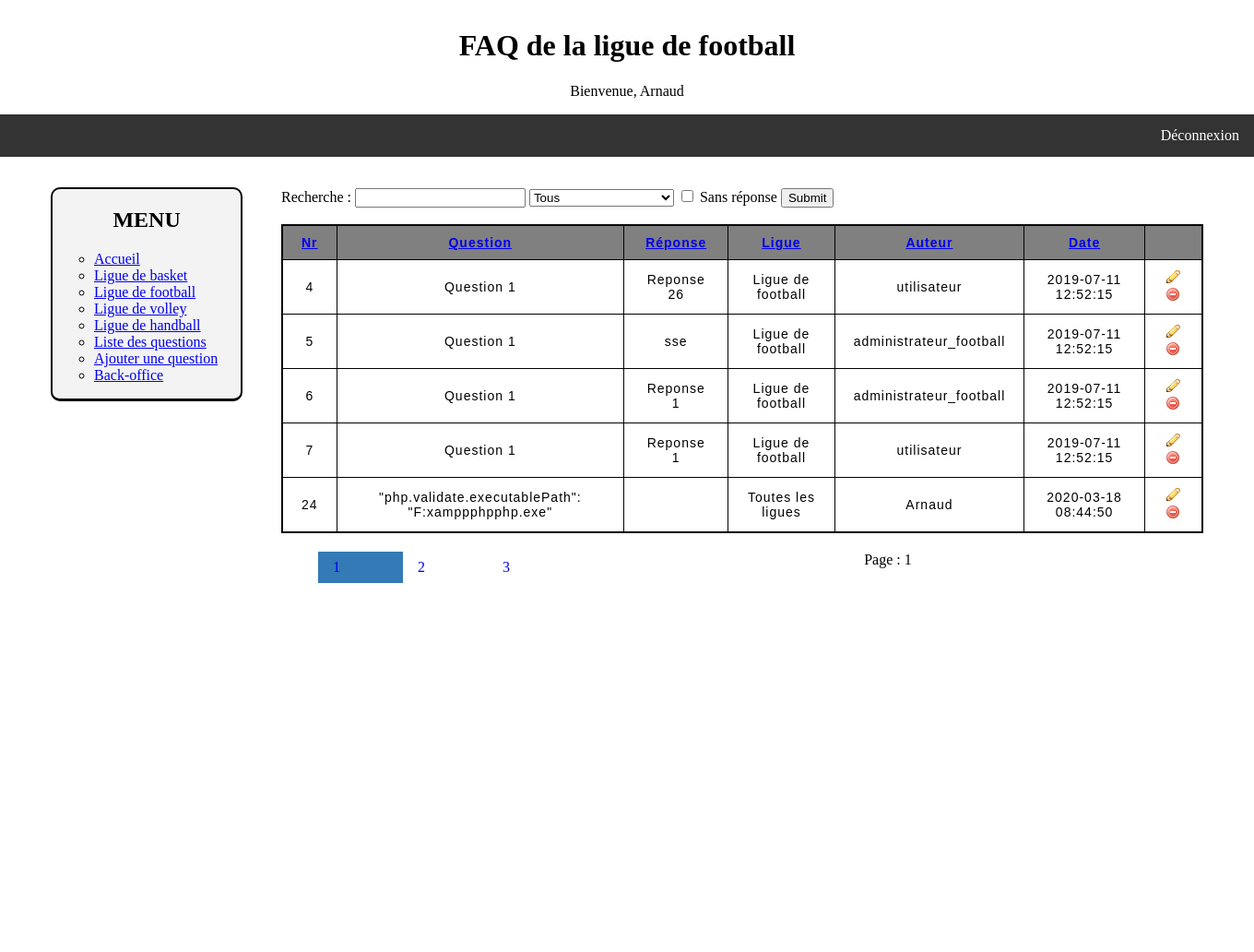
Page /faq.php (signed in) on the committed database.
### tables this page shows
CREATE TABLE `faq` (
  `id_faq` int(11) NOT NULL,
  `question` varchar(50) NOT NULL,
  `reponse` varchar(50) NOT NULL,
  `dat_question` datetime NOT NULL,
  `dat_reponse` datetime NOT NULL,
  `ID_user` int(11) NOT NULL
);

CREATE TABLE `ligue` (
  `ID_ligue` int(11) NOT NULL,
  `lib_ligue` varchar(50) NOT NULL
);

CREATE TABLE `user` (
  `ID_user` int(11) NOT NULL,
  `pseudo` varchar(50) NOT NULL,
  `mdp` varchar(255) NOT NULL,
  `mail` varchar(50) NOT NULL,
  `ID_usertype` int(11) NOT NULL,
  `ID_ligue` int(11) NOT NULL
);

### list.php (the view, shortened to what this page needs)
<?php
    $nbParPages = 5;
    if (isset($_SESSION['session_username'])) {
        try {
            $dbh = new PDO('mysql:host=localhost;dbname=m2l', 'root', '', array(PDO::MYSQL_ATTR_INIT_COMMAND => 'SET NAMES utf8'));
        }
        catch(Exception $e) {
            die('Erreur :'.$e->getMessage());
            echo '<p>marche pas</p>';
        }
        $sql = 'SELECT pseudo, ID_user FROM user';
        ?>
            <div id='recherche' style='margin-left: 250px;'>
                <form action='<?php echo $_SERVER['PHP_SELF']; ?>' method='get'>
                    Recherche :
                    <input type='text' name='recherche' <?php if (isset($_GET['recherche'])) { echo 'value='.$_GET['recherche']; } ?>>
                    <select name="triutilisateur">
                        <option value='tous'>Tous</option>
                    </select>
                    <input type='checkbox' name='sansreponse' id='sansreponse' <?php if (isset($_GET['sansreponse'])) { echo 'checked'; } ?> >
                    <label for='sansreponse'>Sans réponse</label>
                    <input type='submit'><br><br>
                </form>
            </div>
        <?php
        $parametres = explode("&",$_SERVER['QUERY_STRING']);
        unset($parametres[0]);
        $parametres = implode("&",$parametres);
        if (isset($_GET['pagenb'])) {
            $pagenb = $_GET['pagenb'];
        } else {
            $pagenb = 1;
        }
        $debut = ($pagenb-1) * $nbParPages;
        if ($_SESSION['session_idusertype'] == 3) {
            $sqlNbQuestion = 'SELECT count(*) FROM faq, user WHERE faq.ID_user = user.ID_user ';
        } else {
            $sqlNbQuestion = 'SELECT count(*) FROM faq , user, ligue WHERE faq.ID_user = user.ID_user AND user.ID_ligue = ligue.ID_ligue AND user.id_ligue = '.$_SESSION['session_idligue'].' ';
        }
        $sth = $dbh->prepare($sqlNbQuestion);
        $sth->execute(array());
        $nbQuestion = $sth->fetch(PDO::FETCH_ASSOC);
        $nbTotalPagesAfficher = ceil($nbQuestion['count(*)'] / $nbParPages);
        try {
            if (($_SESSION['session_idusertype'] == 3)) {
                $sql = 'SELECT id_faq, question, reponse, user.id_user, lib_ligue, pseudo, dat_question FROM faq, user, ligue WHERE faq.ID_user = user.ID_user AND user.ID_ligue = ligue.ID_ligue ';
            } else {
                $sql = 'SELECT id_faq, question, reponse, user.id_user, lib_ligue, pseudo, dat_question FROM faq, user, ligue where faq.id_user = user.id_user AND user.ID_ligue = ligue.ID_ligue AND user.id_ligue = '.$_SESSION['session_idligue'].' ';
            }
            $sql .= ' LIMIT '.$debut.', '.$nbParPages.'';
            $sth = $dbh->prepare($sql);
            $sth->execute(array());
            $rows = $sth->fetchAll(PDO::FETCH_ASSOC);
            if (count($rows) == 0) {
                echo '<p>Aucun résultats</p>';
            } else {
                ?>
                <tr>
                <th><a href='<?php echo '?pagenb=1'; if(isset($_GET['tri'])) { if($_GET['tri'] == 'nr') { echo '&tri=nrdesc'; } } else { echo '&tri=nr'; } if(isset($_GET['recherche'])) { echo '&recherche='.$_GET['recherche']; }?>'>Nr</a></th>
                <th><a href='<?php echo '?pagenb=1'; if(isset($_GET['tri'])) { if($_GET['tri'] == 'question') { echo '&tri=questiondesc'; } } else { echo '&tri=question'; } if(isset($_GET['recherche'])) { echo '&recherche='.$_GET['recherche']; }?>'>Question</a></th>
                <th><a href='<?php echo '?pagenb=1'; if(isset($_GET['tri'])) { if($_GET['tri'] == 'reponse') { echo '&tri=reponsedesc'; } } else { echo '&tri=reponse'; } if(isset($_GET['recherche'])) { echo '&recherche='.$_GET['recherche']; }?>'>Réponse</a></th>
                <th><a href='<?php echo '?pagenb=1'; if(isset($_GET['tri'])) { if($_GET['tri'] == 'ligue') { echo '&tri=liguedesc'; } } else { echo '&tri=ligue'; } if(isset($_GET['recherche'])) { echo '&recherche='.$_GET['recherche']; }?>'>Ligue</a></th>
                <th><a href='<?php echo '?pagenb=1'; if(isset($_GET['tri'])) { if($_GET['tri'] == 'auteur') { echo '&tri=auteurdesc'; } } else { echo '&tri=auteur'; } if(isset($_GET['recherche'])) { echo '&recherche='.$_GET['recherche']; }?>'>Auteur</a></th>
                <th><a href='<?php echo '?pagenb=1'; if(isset($_GET['tri'])) { if($_GET['tri'] == 'date') { echo '&tri=datedesc'; } } else { echo '&tri=date'; } if(isset($_GET['recherche'])) { echo '&recherche='.$_GET['recherche']; }?>'>Date</a></th>
                <?php if ($_SESSION['session_idusertype'] == 2 || $_SESSION['session_idusertype'] == 3) { ?>
                <th>&nbsp</th>
                <?php } ?>
                </tr>
                <?php
                foreach ($rows as $row) {
                    echo "<tr><td>" . $row["id_faq"] . " </td><td> " . $row["question"] . " </td><td> " . $row["reponse"] . "<td>" . $row['lib_ligue'] . "</td><td>" . $row['pseudo'] . "</td><td>" . $row['dat_question'] . "</td>";
                    if ($_SESSION['session_idusertype'] == 2 || $_SESSION['session_idusertype'] == 3) {
                        echo "</td><td>"."<a href='edit.php?id=".$row['id_faq']."'><img src='ico/icons/pencil.png'><a href='delete.php?id=".$row['id_faq']."'><img src='ico/icons/delete.png'></td>";
                    } else {
                        echo "</td>";
                    }
                    echo '</tr>';
                }
                echo "</table>";
                ?>
                <div class=navigation>
                    <ul>
                        <li><a href="<?php echo 'faq.php?pagenb='.$pagenb; ?>" style='background-color: #337ab7';><?php echo $pagenb; ?></a></li>
                        <?php if ($pagenb + 1 <= $nbTotalPagesAfficher) { ?>
                        <li><a href="<?php echo 'faq.php?pagenb='.($pagenb+1).'&'.$parametres; ?>"><?php echo $pagenb+1; ?></a></li>
                        <?php } ?>
                        <?php if ($pagenb + 2 <= $nbTotalPagesAfficher) { ?>
                        <li><a href="<?php echo 'faq.php?pagenb='.($pagenb+2).'&'.$parametres ?>"><?php echo $pagenb+2; ?></a></li>
                        <?php } ?>
                    </ul>
                    <?php echo '<p>Page : '.$pagenb; ?>
                </div>
                    <?php
            }
        } catch(Exception $e) {
            die('Erreur :'.$e->getMessage());
            echo '<p>marche pas</p>';
        }
    }
   ?>

### faq.php (shortened to what this page needs)
<!DOCTYPE html>
<html lang="fr">
<head>
    <link rel="stylesheet" href="css/style.css">
</head>
<body>
    <?php include 'top.php'; ?>
    <?php include 'menu.php'; ?>
    <table id="question">
        <?php
        if (isset($_SESSION['session_username'])) {
            include 'list.php';
        } else {
            echo '<p>Vous devez être connecté</p>';
        }
        ?>
</body>
</html>

### top.php (shortened to what this page needs)
<link rel="stylesheet" href="css/style.css">
<div class="top">
<h1>FAQ de la ligue de football</h1>
<?php
if(isset($_SESSION['session_username'])) {
  echo '<p>Bienvenue, ' . $_SESSION['session_username'] . '</p>';
}
?>
<ul>
<?php if(isset($_SESSION['session_username'])) { ?>
  <li style="float:right"><a class="active" href="logout.php">Déconnexion</a></li>
  <?php } else { ?>
  <li style="float:right"><a class="active" href="login.php">Connexion</a></li>
  <li style="float:right"><a class="active" href="register.php">Inscription</a></li>
  <?php } ?>
</ul>
</div>

### menu.php
<div id=conteneur>
<div id="menu">
    <h2>MENU</h2>
    <ul>
        <li><a href="index.php">Accueil</a></li>
        <li><a href="basket.php">Ligue de basket</a></li>
        <li><a href="football.php">Ligue de football</a></li>
        <li><a href="volley.php">Ligue de volley</a></li>
        <li><a href="handball.php">Ligue de handball</a></li>
        <li><a href="faq.php">Liste des questions</a></li>
        <li><a href="add.php">Ajouter une question</a></li>
        <?php if(isset($_SESSION['session_idusertype'])) {
            if ($_SESSION['session_idusertype'] == 2 || $_SESSION['session_idusertype'] == 3) {
                echo '<li><a href="backoffice.php">Back-office</a></li>';
            }
        } ?>
    </ul>
</div>

### css/style.css (style rules this page uses)
html { background-size: cover; -webkit-background-size: cover; background: url(../img/background.jpg) no-repeat center fixed; background-size: 100% ; height: 100%; }
body { margin: 0; }
div#conteneur { width: 1250px; margin-left: auto; margin-right: auto; margin-bottom: 400px; padding-bottom: 400px; padding-left: 50px; padding-right: 50px; padding-top: 20px; background-color: rgb(255,255,255); }
p { text-align: center; }
h1 { text-align: center; }
h2 { text-align: center; }
form { padding-left: 300px; }
table { margin : auto; margin-left: 250px; border-collapse: collapse; border: 2px solid black; letter-spacing: 1px; font-size: 0.8rem; border-spacing: 2px; }
th { background-color: grey; color: white; }
td, th { font-family: Verdana, Geneva, sans-serif; font-size : 14px; padding: 5px; text-align:center; border: 1px solid black; padding: 10px 20px; }
td { background-color: white; color: black; }
.top { width: 100%; background-color: #FFFFFF; padding-top: 10px; margin: 0; }
.top ul { list-style-type: none; margin-bottom: 1%; overflow: hidden; background-color: #333; }
.top li { float: right; }
.top li a { display: block; color: white; text-align: center; padding: 14px 16px; text-decoration: none; }
#menu { padding-bottom: 50px; font-family: Arial, Helvetica, sans-serif; float: left; position: absolute; text-align: left; border: 5cm; font-family: Cursive; color: black; border-width:2px 2px 3px 2px; border-style:solid solid; border-color:black black; padding:0 5px; border-radius: 10px; background-color: rgba(241, 241, 241, 0.849); }
#menu h2 { text-align: center; }
#menu ul { padding-right: 20px; }
#menu li { text-emphasis-position: left; list-style: circle; }
div.navigation ul { margin-left: 250px; margin-top: 20px; list-style-type: none; position: relative; }
div.navigation li { float: left; display: list-item; text-align: -webkit-match-parent; }
div.navigation li a { display: block; width: 60px; padding: 8px 16px; text-decoration: none; }

### rows in the picture
faq: id_faq "4", question "Question 1", reponse "Reponse 26", ligue.lib_ligue "Ligue de football", ID_user.pseudo "utilisateur", dat_question "2019-07-11 12:52:15"
faq: id_faq "5", question "Question 1", reponse "sse", ligue.lib_ligue "Ligue de football", ID_user.pseudo "administrateur_football", dat_question "2019-07-11 12:52:15"
faq: id_faq "6", question "Question 1", reponse "Reponse 1", ligue.lib_ligue "Ligue de football", ID_user.pseudo "administrateur_football", dat_question "2019-07-11 12:52:15"
faq: id_faq "7", question "Question 1", reponse "Reponse 1", ligue.lib_ligue "Ligue de football", ID_user.pseudo "utilisateur", dat_question "2019-07-11 12:52:15"
faq: id_faq "24", question "\"php.validate.executablePath\": \"F:xamppphpphp.exe\"", ligue.lib_ligue "Toutes les ligues", ID_user.pseudo "Arnaud", dat_question "2020-03-18 08:44:50"

### other values in the picture
$_SESSION['session_username'] "Arnaud"
$pagenb "1"
$pagenb+1 "2"
$pagenb+2 "3"
